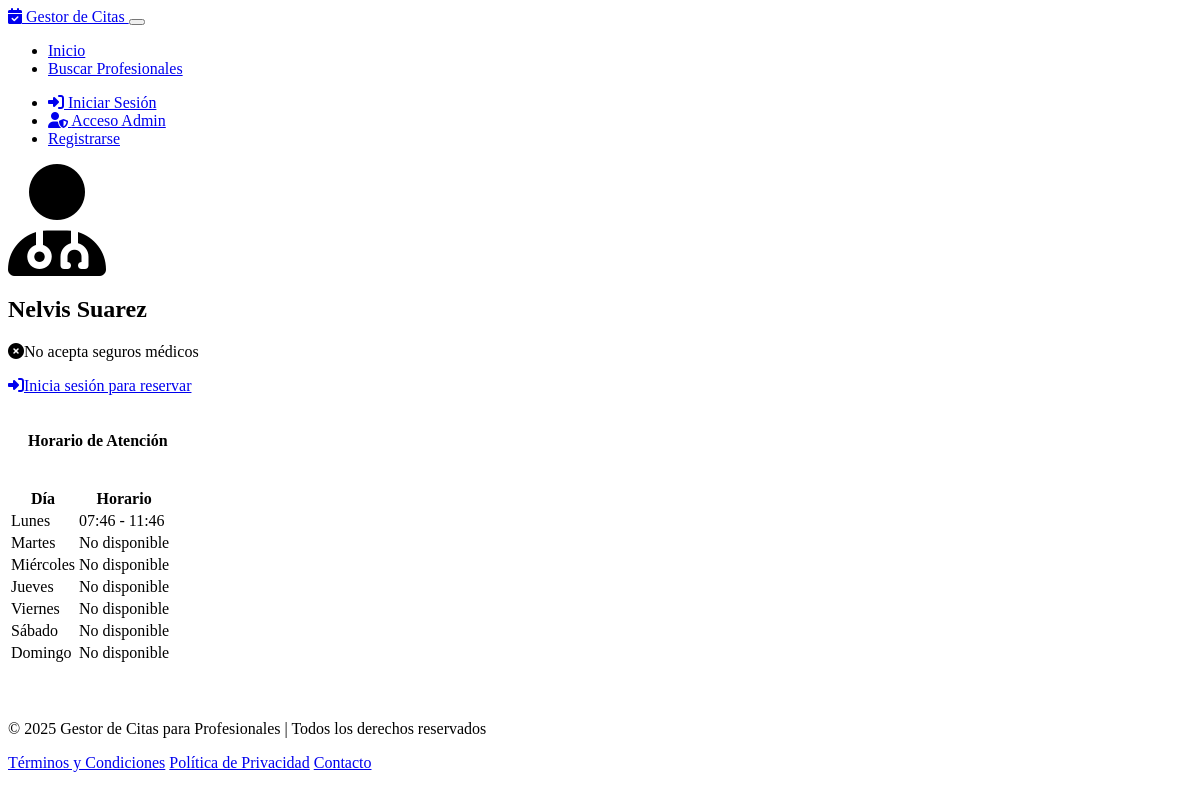
Page /professional/1 on the committed database.
### models.py (models this page shows, shortened)
class User(UserMixin, db.Model):
    id = db.Column(db.Integer, primary_key=True)
    username = db.Column(db.String(64), unique=True, nullable=False, index=True)
    email = db.Column(db.String(120), unique=True, nullable=False, index=True)
    password_hash = db.Column(db.String(256), nullable=False)
    first_name = db.Column(db.String(64), nullable=False)
    last_name = db.Column(db.String(64), nullable=False)
    phone = db.Column(db.String(20))
    role = db.Column(db.String(20), nullable=False, default='client')
    created_at = db.Column(db.DateTime, default=datetime.utcnow)
    is_active = db.Column(db.Boolean, default=True)
    last_login = db.Column(db.DateTime)
    professional = db.relationship('Professional', uselist=False, back_populates='user', cascade='all, delete-orphan')
    client = db.relationship('Client', uselist=False, back_populates='user', cascade='all, delete-orphan')

class Schedule(db.Model):
    id = db.Column(db.Integer, primary_key=True)
    professional_id = db.Column(db.Integer, db.ForeignKey('professional.id'), nullable=False)
    day_of_week = db.Column(db.Integer, nullable=False)  # 0=Monday, 1=Tuesday, etc.
    start_time = db.Column(db.Time, nullable=False)
    end_time = db.Column(db.Time, nullable=False)
    professional = db.relationship('Professional', back_populates='schedules')

### routes/main.py (the view)
@main_bp.route('/professional/<int:professional_id>')
def professional_profile(professional_id):
    professional = Professional.query.get_or_404(professional_id)
    user = User.query.get(professional.user_id)
    if not professional or not user:
        flash('Profesional no encontrado.', 'danger')
        return redirect(url_for('main.index'))
    return render_template('professional_profile.html', professional=professional, user=user)

### templates/professional_profile.html (shortened to what this page needs)
{% extends 'base.html' %}
{% block extra_css %}
<link rel="stylesheet" href="https://cdn.jsdelivr.net/npm/fullcalendar@5.10.0/main.min.css">
{% endblock %}
{% block content %}
<div class="container">
    <div class="row">
        <div class="col-md-4 mb-4">
            <div class="card border-0 bg-dark shadow-sm">
                <div class="card-body text-center">
                    <div class="mb-3">
                        <i class="fas fa-user-md fa-7x text-primary"></i>
                    </div>
                    <h2>{{ user.first_name }} {{ user.last_name }}</h2>
                    {% if professional.accepts_insurance %}
                        <p><i class="fas fa-check-circle me-2 text-success"></i>Acepta seguros médicos</p>
                    {% else %}
                        <p><i class="fas fa-times-circle me-2 text-danger"></i>No acepta seguros médicos</p>
                    {% endif %}
                    {% if current_user.is_authenticated and current_user.is_client() %}
                        <a href="{{ url_for('client.book_appointment', professional_id=professional.id) }}"
                           class="btn btn-primary mt-3">
                            <i class="fas fa-calendar-plus me-2"></i>Reservar Cita
                        </a>
                    {% elif not current_user.is_authenticated %}
                        <a href="{{ url_for('auth.login') }}" class="btn btn-primary mt-3">
                            <i class="fas fa-sign-in-alt me-2"></i>Inicia sesión para reservar
                        </a>
                    {% endif %}
                </div>
            </div>
        </div>
        <div class="col-md-8">
            <div class="card border-0 bg-dark shadow-sm mb-4">
                <div class="card-header bg-dark border-bottom">
                    <h4 class="mb-0">Horario de Atención</h4>
                </div>
                <div class="card-body">
                    <table class="table table-sm table-dark">
                        <thead>
                            <tr>
                                <th>Día</th>
                                <th>Horario</th>
                            </tr>
                        </thead>
                        <tbody>
                            {% set days = ['Lunes', 'Martes', 'Miércoles', 'Jueves', 'Viernes', 'Sábado', 'Domingo'] %}
                            {% for day_idx in range(7) %}
                                {% set has_schedule = false %}
                                {% set schedules_for_day = [] %}
                                {% for schedule in professional.schedules %}
                                    {% if schedule.day_of_week == day_idx %}
                                        {% set has_schedule = true %}
                                        {% set _ = schedules_for_day.append(schedule) %}
                                    {% endif %}
                                {% endfor %}
                                <tr class="{% if has_schedule %}bg-primary bg-opacity-10{% else %}bg-danger bg-opacity-10{% endif %}">
                                    <td>{{ days[day_idx] }}</td>
                                    <td>
                                        {% if schedules_for_day %}
                                            {% for schedule in schedules_for_day %}
                                                {{ schedule.start_time.strftime('%H:%M') }} - {{ schedule.end_time.strftime('%H:%M') }}{% if not loop.last %}<br>{% endif %}
                                            {% endfor %}
                                        {% else %}
                                            <span class="text-muted">No disponible</span>
                                        {% endif %}
                                    </td>
                                </tr>
                            {% endfor %}
                        </tbody>
                    </table>
                </div>
            </div>
        </div>
    </div>
</div>
{% endblock %}

### static/css/custom.css (style rules this page uses)
body { min-height: 100vh; display: flex; flex-direction: column; }
.card-header { padding: 1rem 1.25rem; }

### rows in the picture
User: first_name "Nelvis", last_name "Suarez"
Schedule: start_time "07:46", end_time "11:46"

### other values in the picture
{{ days[day_idx] }} "Lunes" "Martes" "Miércoles" "Jueves" "Viernes" "Sábado" "Domingo"
